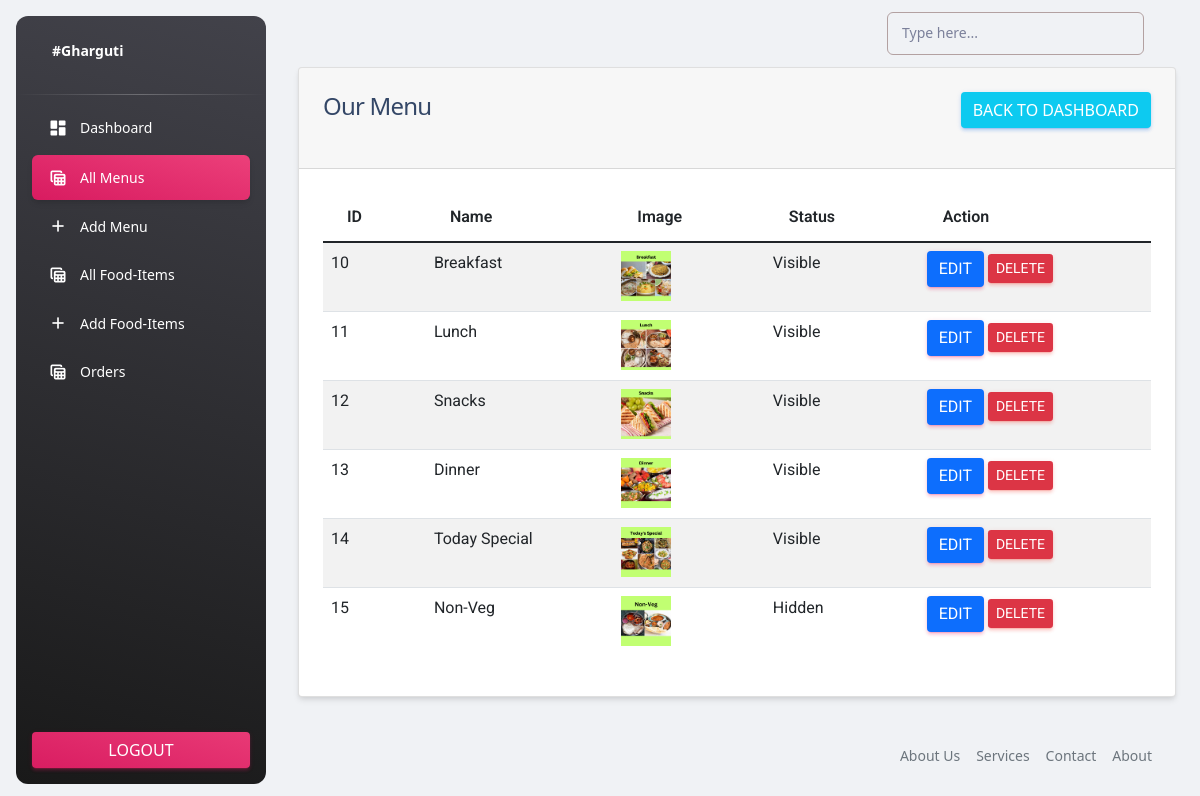
The page /admin/menu.php (signed in) on the database its author committed.
### tables this page shows
CREATE TABLE `menu` (
  `id` int(11) NOT NULL,
  `name` varchar(191) NOT NULL,
  `slug` varchar(191) NOT NULL,
  `description` mediumtext DEFAULT NULL,
  `status` tinyint(4) NOT NULL DEFAULT 0,
  `popular` tinyint(4) NOT NULL DEFAULT 0,
  `image` varchar(191) NOT NULL,
  `meta_title` varchar(191) NOT NULL,
  `meta_description` mediumtext NOT NULL,
  `meta_keywords` mediumtext NOT NULL,
  `created_at` timestamp NOT NULL DEFAULT current_timestamp()
);

### functions/myfunctions.php (called while the page is built, shortened)
<?php
include('../config/dbcon.php');
function getAll($table)
{
    global $con;
    $query = "SELECT * FROM $table";
    return $query_run = mysqli_query($con, $query);
}
?>

### admin/menu.php (the view, shortened to what this page needs)
<?php
include('includes/header.php');
?>
<div class="container">
    <div class="row">
        <div class="col-md-12">
            <div class="card">
                <div class="card-header">
                    <h4> Our Menu
                        <a href="index.php" class="btn btn-info float-end text-white">Back to Dashboard</a>
                    </h4>
                </div>
                <div class="card-body" id="menu_table">
                    <table class="table table-boredered table-striped">
                        <thead>
                            <tr>
                                <th>ID</th>
                                <th>Name</th>
                                <th>Image</th>
                                <th>Status</th>
                                <th>Action</th>
                            </tr>
                        </thead>
                        <tbody>
                            <?php
                                $menu = getAll("menu");
                                if(mysqli_num_rows($menu) > 0)
                                {
                                    foreach($menu as $item)
                                    {
                                        ?>
                                            <tr>
                                                <td> <?= $item['id']; ?></td>
                                                <td> <?= $item['name']; ?></td>
                                                <td>
                                                    <img src="../uploads/<?= $item['image']; ?>" width="50px" height="50px" alt="<?= $item['name']; ?>">
                                                </td>
                                                <td>
                                                    <?= $item['status'] == '0'? "Visible":"Hidden" ?>
                                                </td>
                                                <td>
                                                    <a href="edit-menu.php?id=<?= $item['id']; ?>" class="btn btn-primary">Edit</a>
                                                    <button type="button" class="btn btn-sm btn-danger delete_menu_btn" value="<?= $item['id']; ?>">Delete</button>
                                                </td>
                                            </tr>
                                        <?php
                                    }
                                }
                                else
                                {
                                echo "No records found";
                                }
                            ?>
                        </tbody>
                    </table>
                </div>
            </div>
        </div>
</div>
<?php include('includes/footer.php'); ?>

### rows shown on the page
menu: id "10", name "Breakfast", image (picture), status "Visible"
menu: id "11", name "Lunch", image (picture), status "Visible"
menu: id "12", name "Snacks", image (picture), status "Visible"
menu: id "13", name "Dinner", image (picture), status "Visible"
menu: id "14", name "Today Special", image (picture), status "Visible"
menu: id "15", name "Non-Veg", image (picture), status "Hidden"
